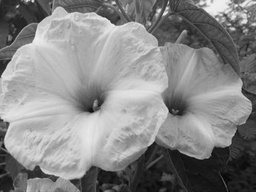
#> input picture imageonline.jpg, 256 x 192 px, shrunk from 500 x 375 before the run
$ jupyter execute --allow-errors Untitled3.ipynb
#> lines starting #> are read from the running program, lines starting #| are printed output that depends on the picture
<a href="https://colab.research.google.com/github/Aarushi900/computational_statistics/blob/main/Untitled3.ipynb" target="_parent"></a>

[cell 1]
import matplotlib.pyplot as plt
import numpy as np
import pandas as pd
from scipy.stats import pearsonr
from sklearn.linear_model import LinearRegression

FUNCTIONS

[cell 2]
def mean(a):
  sum=0
  count=0
  for n in a:
    sum+=n;
    count+=1
  avg= sum/count
  return avg

[cell 3]
def sum(a):
  sum=0
  for n in a:
    sum+=n
  return sum

[cell 4]
def maximumize(a):
  max=a[0]
  for n in a:
    if(max<n):
      max=n
  return max

[cell 5]
def minimize(a):
  min=a[0]
  for n in a:
    if(min<n):
      min=n
  return min

[cell 6]
def normalize(x,y):#normalizing x in terms of y
  maxx=max(x)
  maxy=max(y)

  for i in x:
    i=(i/maxx)*maxy
  return x

[cell 7]
def scatter_plt(x,y):
  plt.style.use("ggplot")
  plt.xlabel("x(total rooms")
  plt.ylabel("y(median income)")
  plt.scatter(x,y)
  plt.show()

[cell 8]
def sine_plot():
    x = np.linspace(0, 10, 50)
    sinwave = np.sin(x)
    plt.plot(x, sinwave)
    plt.show()
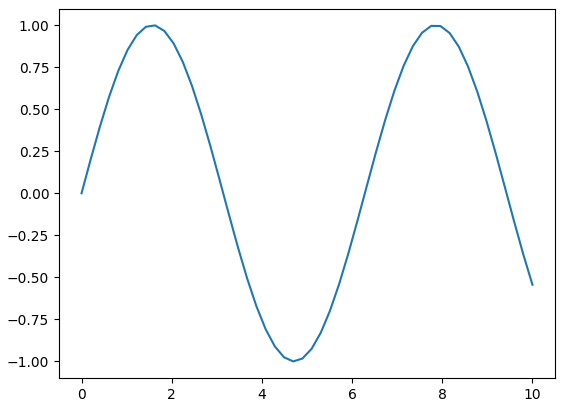
#> figure drawn by matplotlib, 1 panel; curve peaks at x = 1.63, y = 0.998
#> in scatter_plt, `plt.show()`:
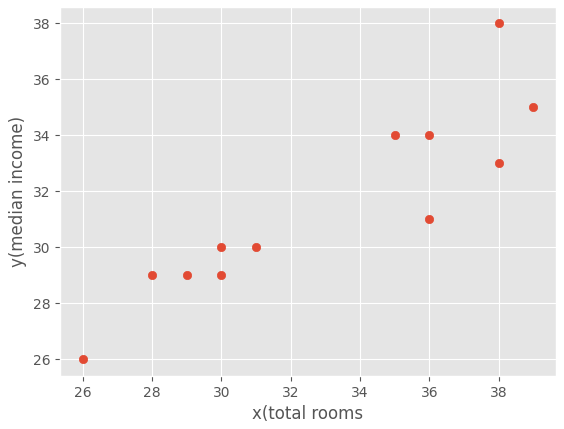
#> figure drawn by matplotlib, 1 panel

[cell 9]
sine_plot()

***LINEAR REGRESSION***

[cell 10]
def reg_coeff(x,y):
  x_bar=mean(x)
  y_bar=mean(y)
  nu=du=0
  for num,n in zip(x,y):
    nu=nu+(num-x_bar)*(n-y_bar)
    du=du+(num-x_bar)*(num-x_bar)
  b0=nu/du
  b1=y_bar-b0*x_bar
  if b0>1 or b0<-1:
    x=normalize(x,y)
  nu=du=0
  for num,n in zip(x,y):
    nu=nu+(num-x_bar)*(n-y_bar)
    du=du+(num-x_bar)*(num-x_bar)
  b0=nu/du
  b1=y_bar-b0*x_bar
  print(x_bar)
  print(y_bar)
  print(nu)
  print(du)

  # print(f"Slope through calculation= {b0}")
  # print(f"Intercept through calculation= {b1}")
  return (b0, b1)

[cell 11]
def plt_reg_line(x,y,b):
#> called with x = array of shape (12,), y = array of shape (12,), b = (0.673, 9.3)
  minpos=minimize(x)
  maxpos=minimize(x)

  # m=np.linspace(minpos,maxpos,10000)
  n=b[0]*x+b[1]

  plt.scatter(x,y,c="green")
  # plt.plot(x,n,c= "red")
  plt.xlabel("x")
  plt.ylabel("y")
  plt.show()
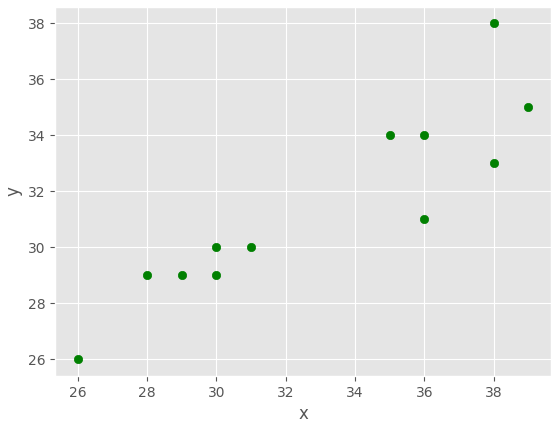
#> figure drawn by matplotlib, 1 panel

[cell 12]
def corelation(x,y):
  x_bar=mean(x)
  y_bar=mean(y)
  nt=0
  x1=y1=0
  for num,n in zip(x,y):
    nt=nt+(num-x_bar)*(n-y_bar)
    x1=x1+(num-x_bar)*(num-x_bar)
    y1=y1+(n-y_bar)*(n-y_bar)
  dt=(x1*y1)**(1/2)
  corr=nt/dt
 # print(f"Correlelation through calculation is {corr}")
  return corr

***LINEAR REGRESSION THROUGH IN-BUILT***

[cell 13]
def linear_reg_built(x,y):#linear_regression through built in function
  regressor = LinearRegression()
  # x=x.values.reshape(-1,1)
  # y=y.values.reshape(-1,1)
  regressor.fit(x,y)
  pred = regressor.predict(x)
  #from sklearn.metrics import r2_score, mean_squared_error
  # print(f"Slope through in built= {regressor.coef_}")
  # print(f"Intercept through in built={regressor.intercept_}")
  return (regressor.coef_,regressor.intercept_)

[cell 14]
def correlation_inbuilt(x,y):
  corr, _ = pearsonr(x, y)

  return corr

***Using Kaggle Dataset***

#> (a cell that did not finish here is left out)

#> (a cell that did not finish here is left out)

#> (a cell that did not finish here is left out)

#> (a cell that did not finish here is left out)

***Random Dataset***

[cell 19]
x=np.array([36,28,35,39,30,30,31,38,36,38,29,26])
y=np.array([31,29,34,35,29,30,30,38,34,33,29,26])

[cell 20]
scatter_plt(x , y)

[cell 21]
b=reg_coeff(x,y)
print("Estimated Coefficients for regression:\nb0 = {} b1 = {}".format(b[0],b[1]))
print(f"coefficient of Determination={corelation(x,y)}")

[cell 22]
plt_reg_line(x,y,b)

## ***using inbuilts***

#> (a cell that did not finish here is left out)

[cell 24]
scatter_plt(x , y)

#> (a cell that did not finish here is left out)

***random data***

[cell 26]
x=np.array([36,28,35,39,30,30,31,38,36,38,29,26]).reshape(-1,1)
y=np.array([31,29,34,35,29,30,30,38,34,33,29,26])

[cell 27]
b=linear_reg_built(x,y)
print("Estimated Coefficients for regression:\nb0 = {} b1 = {}".format(b[0],b[1]))
print(f"coefficient of Determination={corelation(x,y)}")

# ***IMAGE PROCESSING***

[cell 28]
import numpy as np
import matplotlib.pyplot as plt
import cv2
from PIL import Image as im
import matplotlib.image as mpimg

[cell 29]
img=cv2.imread('imageonline.jpg',0)
#> img is the input picture: shape (192, 256); min 3, max 243, mean 134.5
print('The image as array is:')
print(img)
#> (printed output is left out)

[cell 30]
mu=0
sigma=50
noise=np.random.normal(mu,sigma,img.shape)
# print(noise)
new_img=noise+img
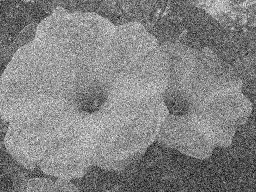
#> new_img: shape (192, 256) float64; min -137.7, max 391.2, mean 134.4; drawn with min black and max white

[cell 31]
plt.rcParams["figure.figsize"] = (15,10)
plt.subplot(3,2,1)
plt.title("Original image")
plt.imshow(img,cmap='gray')
plt.subplot(3,2,2)
plt.title("Histogram of image matrix")
plt.hist(img)
plt.subplot(3,2,3)
plt.title("Histogram of noise matrix")
count, bins, ignored = plt.hist(noise, 100, density=True)
#> bins = 101 values from -233 to 191.6
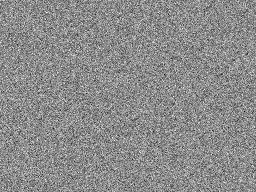
#> noise: shape (192, 256) float64; min -233, max 191.6, mean -0.2; drawn with min black and max white
plt.plot(bins, 1/(sigma * np.sqrt(2 * np.pi)) *
               np.exp( - (bins - mu)**2 / (2 * sigma**2) ),
         linewidth=2, color='r')
plt.subplot(3,2,5)
plt.title("Image after adding noise")
plt.imshow(new_img,cmap='gray')
plt.subplot(3,2,6)
plt.title("Histogram of image matrix after addition of noise")
plt.hist(new_img)
plt.show()
